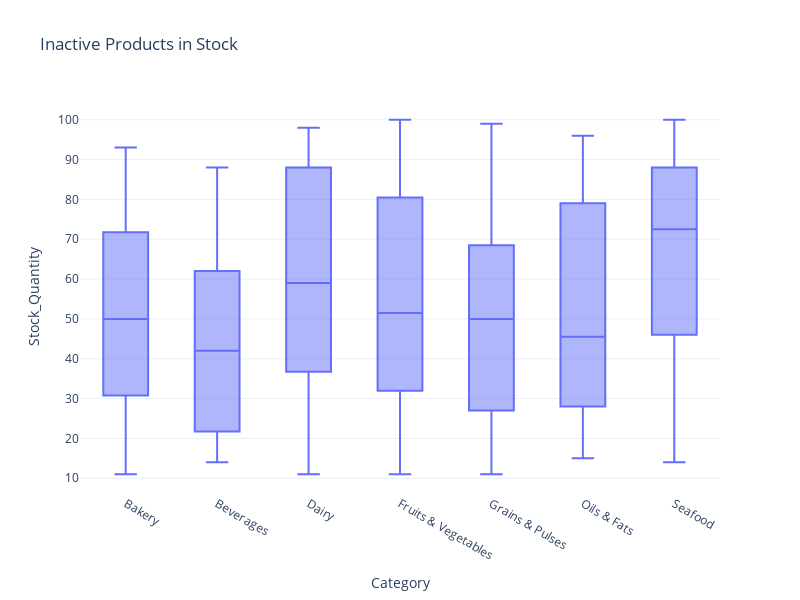

The notebook cell this image was saved under:
### Code cell
px.box(inactive_.sort_values(by='Category'), y='Stock_Quantity', x='Category', title="Inactive Products in Stock")

### Figure 1 — Plotly figure (JSON) as saved in the notebook; plotly's stock layout.template omitted (floating-point values rounded to 4 significant figures; data arrays with more than 128 entries replaced by an {"elided": "..."} marker saying what was removed)
{"data": [{"alignmentgroup": "True", "hovertemplate": "Category=%{x}<br>Stock_Quantity=%{y}<extra></extra>", "legendgroup": "", "marker": {"color": "#636efa"}, "name": "", "notched": false, "offsetgroup": "", "orientation": "v", "showlegend": false, "type": "box", "x": {"elided": "333 str values"}, "x0": " ", "xaxis": "x", "y": {"elided": "333 int values"}, "y0": " ", "yaxis": "y"}], "layout": {"boxmode": "group", "height": 600, "legend": {"tracegroupgap": 0}, "title": {"text": "Inactive Products in Stock"}, "width": 800, "xaxis": {"anchor": "y", "domain": [0, 1], "title": {"text": "Category"}}, "yaxis": {"anchor": "x", "domain": [0, 1], "title": {"text": "Stock_Quantity"}}}}
